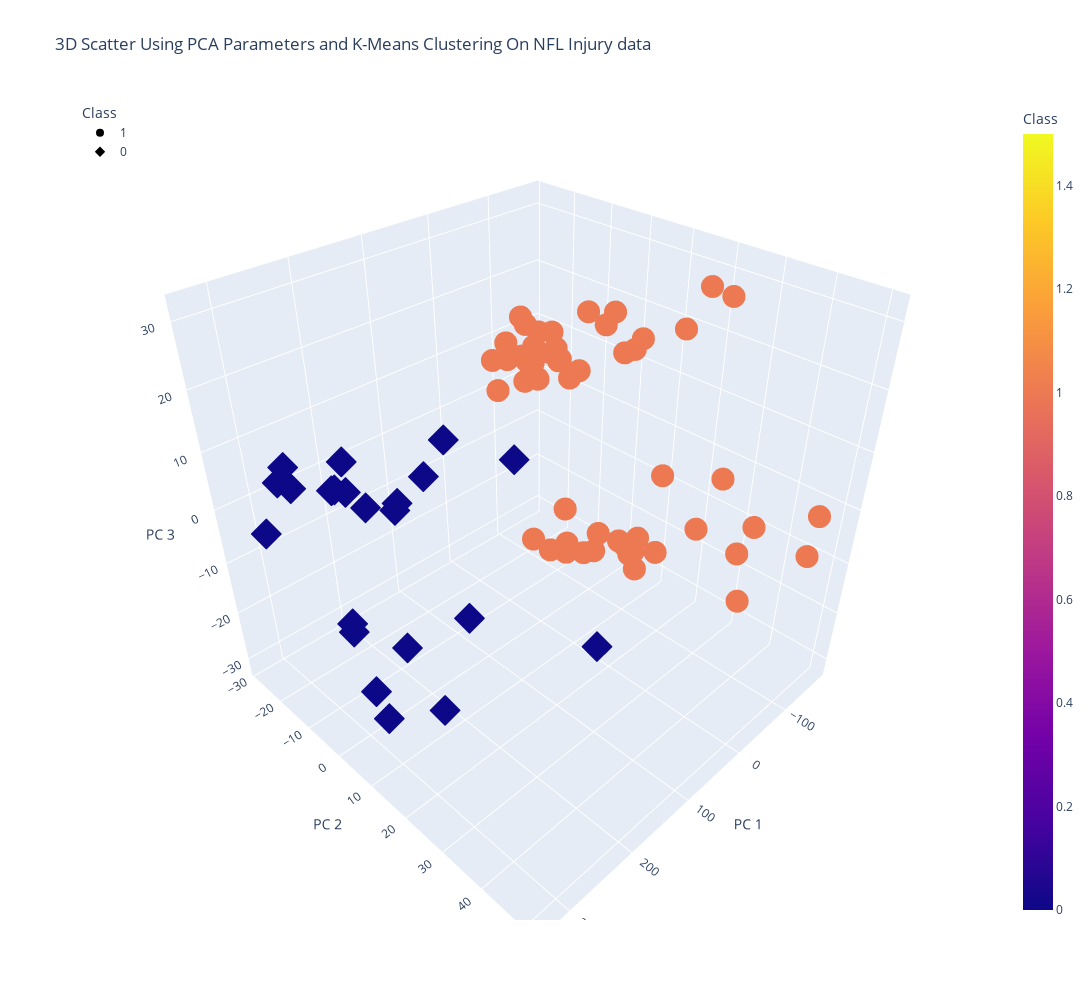

This figure's notebook cell:
### Markdown cell above
---

## Cluster Visualization

### Code cell
fig = px.scatter_3d(
    clustered_play_injuries,
    x = "PC 1", 
    y = "PC 2", 
    z = "PC 3", 
    color='Class', 
    symbol='Class', 
    width=1200,
    height=1000, 
    title="3D Scatter Using PCA Parameters and K-Means Clustering On NFL Injury data", 
    hover_name = "FieldType", 
    hover_data=[clustered_play_injuries.InjuryDuration, 
        clustered_play_injuries.RosterPosition,
        clustered_play_injuries.Precipitation,
        clustered_play_injuries.OutdoorStadium,
        clustered_play_injuries.InjuryType,
        clustered_play_injuries.RosterPosition,
        clustered_play_injuries.Temperature]
)

fig.update_layout(legend=dict(x=0, y=1))
fig.show()

### Figure 1 — Plotly figure (JSON) as saved in the notebook; plotly's stock layout.template omitted (floating-point values rounded to 4 significant figures; data arrays with more than 128 entries replaced by an {"elided": "..."} marker saying what was removed)
{"data": [{"customdata": {"elided": "55x7 int values"}, "hovertemplate": "<b>%{hovertext}</b><br><br>Class=%{marker.color}<br>PC 1=%{x}<br>PC 2=%{y}<br>PC 3=%{z}<br>InjuryDuration=%{customdata[0]}<br>RosterPosition=%{customdata[5]}<br>Precipitation=%{customdata[2]}<br>OutdoorStadium=%{customdata[3]}<br>InjuryType=%{customdata[4]}<br>Temperature=%{customdata[6]}<extra></extra>", "hovertext": [0, 0, 1, 1, 0, 0, 1, 1, 1, 1, 1, 1, 0, 1, 0, 0, 1, 0, 1, 0, 0, 0, 1, 1, 0, 0, 1, 0, 1, 0, 1, 0, 1, 0, 1, 0, 0, 0, 1, 1, 1, 0, 0, 1, 0, 1, 0, 1, 1, 0, 1, 1, 1, 1, 1], "legendgroup": "1", "marker": {"color": [1, 1, 1, 1, 1, 1, 1, 1, 1, 1, 1, 1, 1, 1, 1, 1, 1, 1, 1, 1, 1, 1, 1, 1, 1, 1, 1, 1, 1, 1, 1, 1, 1, 1, 1, 1, 1, 1, 1, 1, 1, 1, 1, 1, 1, 1, 1, 1, 1, 1, 1, 1, 1, 1, 1], "coloraxis": "coloraxis", "symbol": "circle"}, "mode": "markers", "name": "1", "scene": "scene", "showlegend": true, "type": "scatter3d", "x": [-125.6, -100.4, -89.4, -138.5, -47.97, -82.58, -138.8, -111.3, -132.5, -132.5, -75.96, -111.2, -131.7, -138.7, -138.8, -128.5, -76.35, -138.7, -96.74, -125.6, -127.7, -128.9, -104.1, -107.9, -124.9, -96.33, -75.76, -68.61, -173.6, -97.38, -61.64, -125.4, -96.81, -50.27, -96.15, -110.3, -96.77, -68.11, -85.43, -119.1, -68.97, -89.7, -125.0, -117.7, -68.32, -132.2, -124.6, -110.5, -89.43, -117.6, -65.66, -65.66, -81.93, -121.4, -61.28], "y": [-5.596, -21.61, 10.51, 49.17, 43.36, -23.49, -24.21, 11.33, 6.937, -11.95, -14.33, 16.51, -14.89, -22.55, 36.33, 26.52, -22.1, -16.47, -17.36, -11.16, -12.06, 34.32, 9.016, 50.63, -15.15, -11.98, -16.72, 14.79, -13.15, -19.93, 12.75, 8.933, 18.4, -12.03, 25.37, 19.29, -18.46, -16.61, 8.558, 10.64, 5.12, -3.436, -11.12, 25.35, -25.37, -2.265, -1.541, -14.49, 32.89, -15.29, -11.41, -11.28, -26.2, 1.094, -12.76], "z": [-29.29, 7.92, 18.58, 0.5422, -11.49, 10.64, 4.136, -24.46, 17.54, -30.24, -26.53, -18.52, 7.884, 10.58, -6.789, 29.38, 8.184, 6.772, 11.12, -31.64, -22.01, -12.2, -19.71, -4.039, 10.11, -29.43, 5.702, -16.72, 15.31, 14.34, -14.36, -22.63, -1.432, 11.98, 31.76, 23.34, 5.282, 17.7, 17.65, -18.52, -20.28, 10.94, 5.687, -10.36, 7.449, -23.82, 17.96, 10.07, 3.821, 13.36, 8.306, 8.196, 0.7348, 20.93, 11.81]}, {"customdata": {"elided": "22x7 int values"}, "hovertemplate": "<b>%{hovertext}</b><br><br>Class=%{marker.color}<br>PC 1=%{x}<br>PC 2=%{y}<br>PC 3=%{z}<br>InjuryDuration=%{customdata[0]}<br>RosterPosition=%{customdata[5]}<br>Precipitation=%{customdata[2]}<br>OutdoorStadium=%{customdata[3]}<br>InjuryType=%{customdata[4]}<br>Temperature=%{customdata[6]}<extra></extra>", "hovertext": [0, 0, 0, 0, 1, 0, 0, 1, 1, 1, 1, 1, 1, 0, 1, 1, 0, 0, 0, 1, 0, 1], "legendgroup": "0", "marker": {"color": [0, 0, 0, 0, 0, 0, 0, 0, 0, 0, 0, 0, 0, 0, 0, 0, 0, 0, 0, 0, 0, 0], "coloraxis": "coloraxis", "symbol": "diamond"}, "mode": "markers", "name": "0", "scene": "scene", "showlegend": true, "type": "scatter3d", "x": [224.6, 252.7, 249.3, 225.9, 281.7, 331.3, 282.0, 266.7, 255.9, 302.5, 238.7, 246.5, 225.3, 225.6, 305.5, 288.3, 187.0, 233.1, 324.0, 322.9, 194.0, 253.5], "y": [-1.638, -12.93, 4.308, 29.46, 2.742, -17.05, 24.67, 25.36, 15.07, -18.34, -16.74, 49.18, -20.97, 7.928, 0.8917, 1.128, -25.82, -8.211, 21.68, -9.466, -24.02, -28.14], "z": [-22.23, -22.5, 7.945, 23.69, -29.92, 0.4092, 27.7, 0.7913, -23.09, 6.907, -23.8, 6.942, -0.09104, 13.31, 13.31, -24.41, 1.187, 2.335, 20.6, 13.91, -3.464, -0.7793]}], "layout": {"coloraxis": {"colorbar": {"title": {"text": "Class"}}, "colorscale": [[0, "#0d0887"], [0.1111, "#46039f"], [0.2222, "#7201a8"], [0.3333, "#9c179e"], [0.4444, "#bd3786"], [0.5556, "#d8576b"], [0.6667, "#ed7953"], [0.7778, "#fb9f3a"], [0.8889, "#fdca26"], [1, "#f0f921"]]}, "height": 1000, "legend": {"title": {"text": "Class"}, "tracegroupgap": 0, "x": 0, "y": 1}, "scene": {"domain": {"x": [0, 1], "y": [0, 1]}, "xaxis": {"title": {"text": "PC 1"}}, "yaxis": {"title": {"text": "PC 2"}}, "zaxis": {"title": {"text": "PC 3"}}}, "title": {"text": "3D Scatter Using PCA Parameters and K-Means Clustering On NFL Injury data"}, "width": 1200}}
